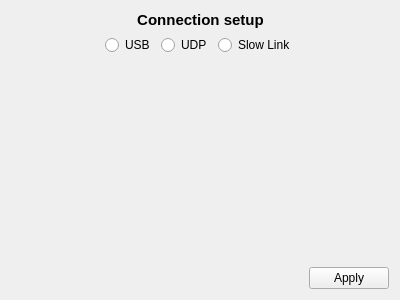
<?xml version="1.0" encoding="UTF-8"?>
<ui version="4.0">
 <class>ConnectionSetup</class>
 <widget class="QWidget" name="ConnectionSetup">
  <property name="geometry">
   <rect>
    <x>0</x>
    <y>0</y>
    <width>400</width>
    <height>300</height>
   </rect>
  </property>
  <property name="windowTitle">
   <string>Connection Setup</string>
  </property>
  <layout class="QVBoxLayout" name="verticalLayout">
   <item>
    <layout class="QGridLayout" name="gridLayout">
     <item row="2" column="4">
      <spacer name="horizontalSpacer_3">
       <property name="orientation">
        <enum>Qt::Horizontal</enum>
       </property>
       <property name="sizeHint" stdset="0">
        <size>
         <width>40</width>
         <height>20</height>
        </size>
       </property>
      </spacer>
     </item>
     <item row="2" column="2">
      <widget class="QRadioButton" name="UDP_ConnectionType_rb">
       <property name="text">
        <string>UDP</string>
       </property>
      </widget>
     </item>
     <item row="2" column="0">
      <spacer name="horizontalSpacer_2">
       <property name="orientation">
        <enum>Qt::Horizontal</enum>
       </property>
       <property name="sizeHint" stdset="0">
        <size>
         <width>40</width>
         <height>20</height>
        </size>
       </property>
      </spacer>
     </item>
     <item row="2" column="1">
      <widget class="QRadioButton" name="USB_ConnectionType_rb">
       <property name="layoutDirection">
        <enum>Qt::LeftToRight</enum>
       </property>
       <property name="text">
        <string>USB</string>
       </property>
      </widget>
     </item>
     <item row="0" column="1" colspan="3">
      <widget class="QLabel" name="label">
       <property name="font">
        <font>
         <pointsize>11</pointsize>
         <weight>75</weight>
         <bold>true</bold>
        </font>
       </property>
       <property name="text">
        <string>Connection setup</string>
       </property>
       <property name="alignment">
        <set>Qt::AlignCenter</set>
       </property>
      </widget>
     </item>
     <item row="2" column="3">
      <widget class="QRadioButton" name="SlowLink_ConnectionType_rb">
       <property name="text">
        <string>Slow Link</string>
       </property>
      </widget>
     </item>
    </layout>
   </item>
   <item>
    <spacer name="verticalSpacer">
     <property name="orientation">
      <enum>Qt::Vertical</enum>
     </property>
     <property name="sizeHint" stdset="0">
      <size>
       <width>20</width>
       <height>40</height>
      </size>
     </property>
    </spacer>
   </item>
   <item>
    <layout class="QVBoxLayout" name="MVL_Pages"/>
   </item>
   <item>
    <layout class="QHBoxLayout" name="horizontalLayout"/>
   </item>
   <item>
    <spacer name="verticalSpacer_2">
     <property name="orientation">
      <enum>Qt::Vertical</enum>
     </property>
     <property name="sizeHint" stdset="0">
      <size>
       <width>20</width>
       <height>40</height>
      </size>
     </property>
    </spacer>
   </item>
   <item>
    <layout class="QHBoxLayout" name="horizontalLayout_2">
     <item>
      <spacer name="horizontalSpacer">
       <property name="orientation">
        <enum>Qt::Horizontal</enum>
       </property>
       <property name="sizeHint" stdset="0">
        <size>
         <width>40</width>
         <height>20</height>
        </size>
       </property>
      </spacer>
     </item>
     <item>
      <widget class="QPushButton" name="ApplyButton">
       <property name="text">
        <string>Apply</string>
       </property>
      </widget>
     </item>
    </layout>
   </item>
  </layout>
 </widget>
 <resources/>
 <connections/>
</ui>
